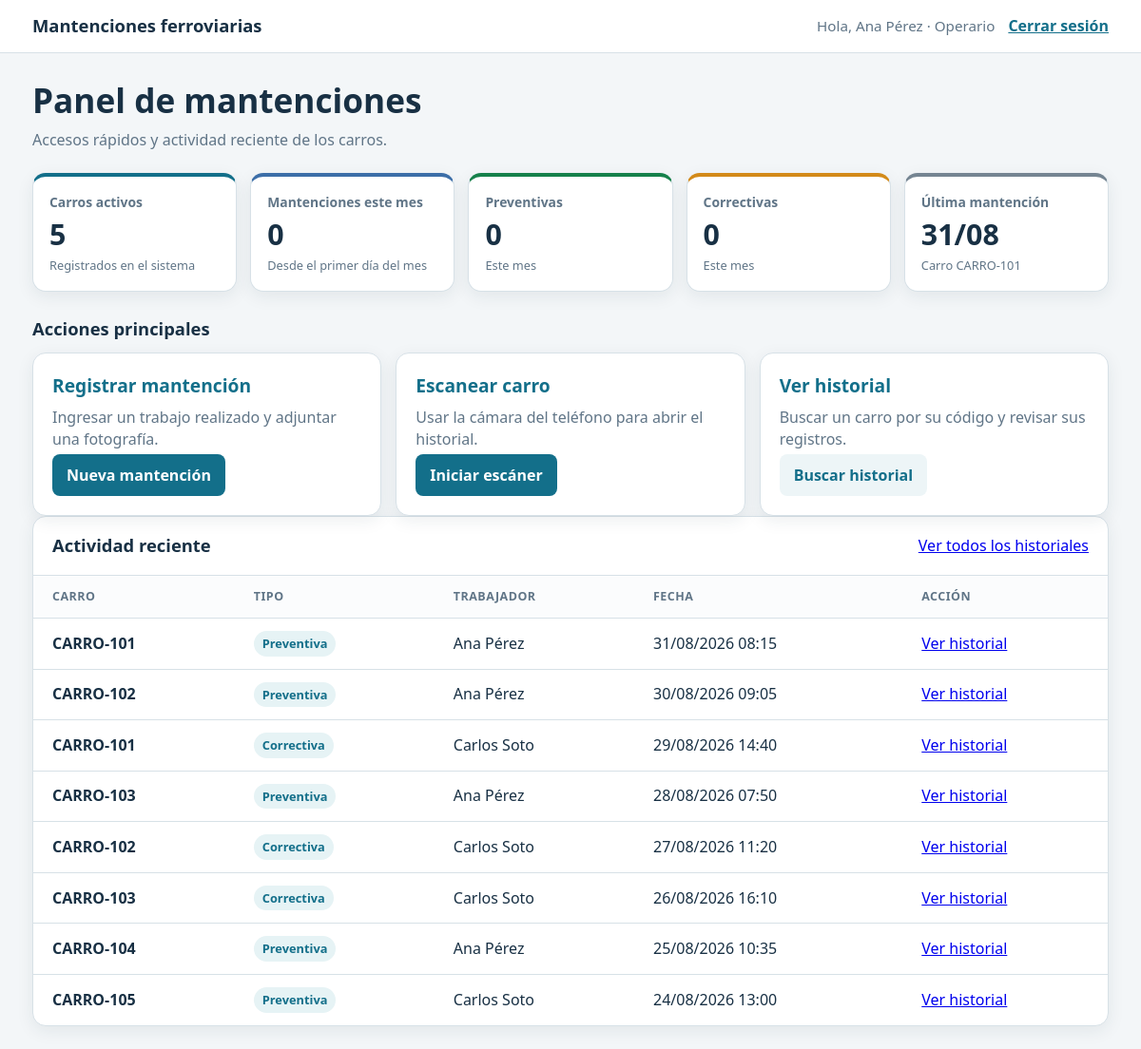
/panel.php (signed in), run on an earlier commit of the app's database.
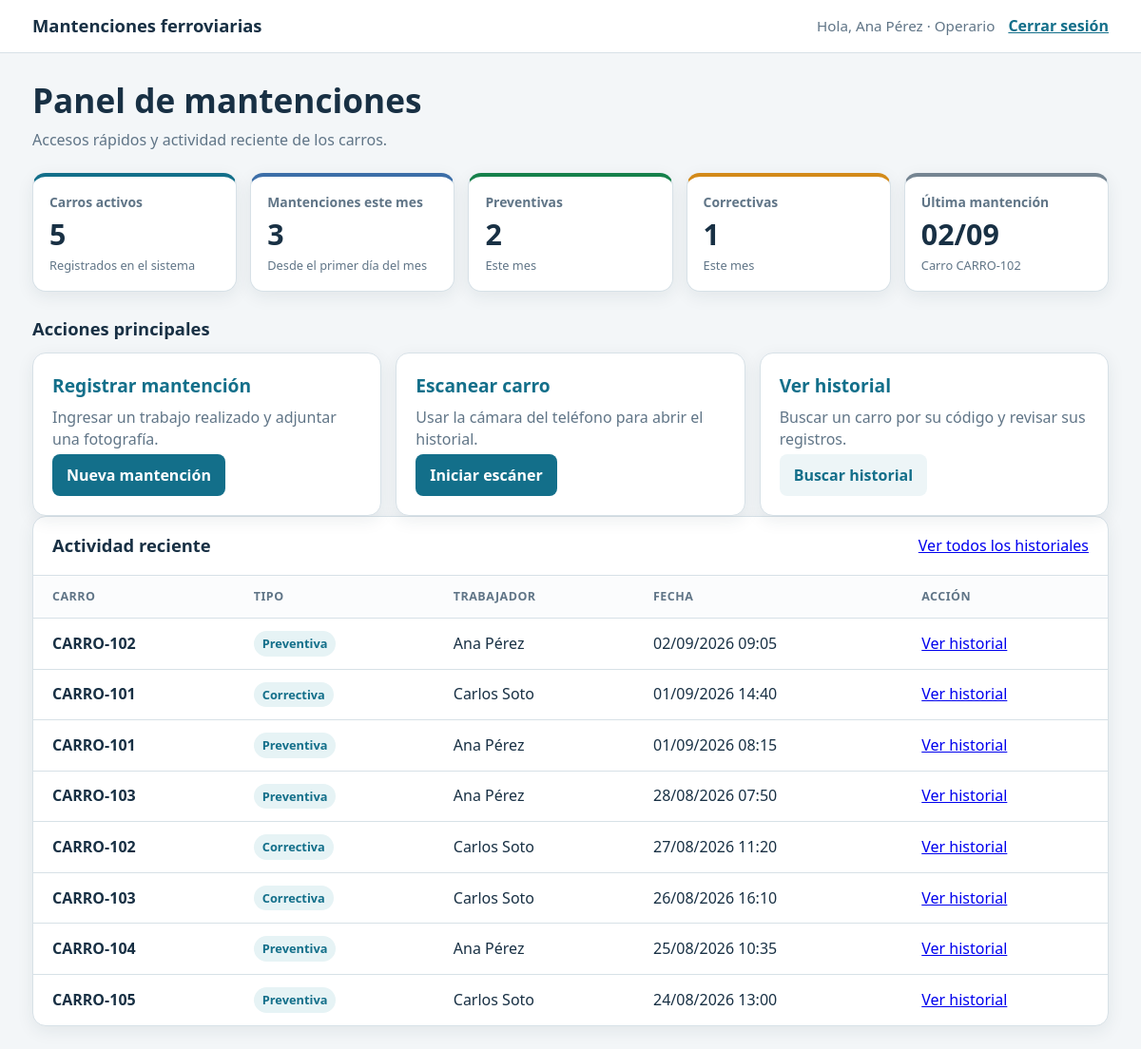
And on a later commit of the database.
### tables this page shows
CREATE TABLE IF NOT EXISTS usuarios (
  id INT UNSIGNED AUTO_INCREMENT PRIMARY KEY,
  nombre VARCHAR(120) NOT NULL,
  correo VARCHAR(190) NOT NULL UNIQUE,
  password_hash VARCHAR(255) NOT NULL,
  rol ENUM('operario','supervisor') NOT NULL DEFAULT 'operario',
  activo TINYINT(1) NOT NULL DEFAULT 1,
  creado_en TIMESTAMP NOT NULL DEFAULT CURRENT_TIMESTAMP
);

CREATE TABLE IF NOT EXISTS mantenciones (
  id BIGINT UNSIGNED AUTO_INCREMENT PRIMARY KEY,
  carro_id INT UNSIGNED NOT NULL,
  usuario_id INT UNSIGNED NOT NULL,
  tipo ENUM('Preventiva','Correctiva') NOT NULL,
  descripcion TEXT NOT NULL,
  foto VARCHAR(255) NULL,
  realizada_en TIMESTAMP NOT NULL DEFAULT CURRENT_TIMESTAMP,
  CONSTRAINT fk_mant_carro FOREIGN KEY (carro_id) REFERENCES carros(id) ON DELETE RESTRICT ON UPDATE CASCADE,
  CONSTRAINT fk_mant_usuario FOREIGN KEY (usuario_id) REFERENCES usuarios(id) ON DELETE RESTRICT ON UPDATE CASCADE,
  INDEX idx_mant_carro_fecha (carro_id, realizada_en)
);

CREATE TABLE IF NOT EXISTS carros (
  id INT UNSIGNED AUTO_INCREMENT PRIMARY KEY,
  codigo VARCHAR(80) NOT NULL UNIQUE,
  descripcion VARCHAR(255) NULL,
  ubicacion VARCHAR(120) NULL,
  activo TINYINT(1) NOT NULL DEFAULT 1,
  creado_en TIMESTAMP NOT NULL DEFAULT CURRENT_TIMESTAMP
);

### db.php (called while the page is built, shortened)
<?php
function db(): PDO
{
    static $pdo = null;
    if ($pdo instanceof PDO) {
        return $pdo;
    }
    $dsn = 'mysql:host=' . DB_HOST . ';dbname=' . DB_NAME . ';charset=utf8mb4';
    $pdo = new PDO($dsn, DB_USER, DB_PASS, [
        PDO::ATTR_ERRMODE => PDO::ERRMODE_EXCEPTION,
        PDO::ATTR_DEFAULT_FETCH_MODE => PDO::FETCH_ASSOC,
        PDO::ATTR_EMULATE_PREPARES => false,
    ]);
    return $pdo;
}
function e(?string $value): string
{
    return htmlspecialchars($value ?? '', ENT_QUOTES | ENT_SUBSTITUTE, 'UTF-8');
}

### auth.php (called while the page is built, shortened)
<?php
require_once __DIR__ . '/db.php';
function current_user(): ?array
{
    $stmt = db()->prepare('SELECT id, nombre, correo, rol FROM usuarios WHERE id = ? AND activo = 1');
    $stmt->execute([(int) $_SESSION['user_id']]);
    $user = $stmt->fetch() ?: null;
    return $user;
}
function require_login(): array
{
    $user = current_user();
    return $user;
}

### panel.php (the view, shortened to what this page needs)
<?php
require_once __DIR__ . '/auth.php';
$user = require_login();
$stats = ['carros'=>0,'mes'=>0,'preventivas'=>0,'correctivas'=>0];
$recentes = []; $ultima = null; $dbError = '';
try {
    $stats['carros'] = (int)db()->query('SELECT COUNT(*) FROM carros WHERE activo=1')->fetchColumn();
    $stmt = db()->query("SELECT COUNT(*) AS total, SUM(tipo='Preventiva') AS preventivas, SUM(tipo='Correctiva') AS correctivas FROM mantenciones WHERE realizada_en >= DATE_FORMAT(CURRENT_DATE(), '%Y-%m-01') AND realizada_en < DATE_FORMAT(DATE_ADD(CURRENT_DATE(), INTERVAL 1 MONTH), '%Y-%m-01')");
    $month = $stmt->fetch() ?: [];
    $stats['mes'] = (int)($month['total'] ?? 0); $stats['preventivas'] = (int)($month['preventivas'] ?? 0); $stats['correctivas'] = (int)($month['correctivas'] ?? 0);
    $ultima = db()->query('SELECT m.realizada_en, c.codigo FROM mantenciones m JOIN carros c ON c.id=m.carro_id ORDER BY m.realizada_en DESC, m.id DESC LIMIT 1')->fetch() ?: null;
    $recentes = db()->query('SELECT m.id, m.tipo, m.realizada_en, c.codigo, u.nombre AS trabajador FROM mantenciones m JOIN carros c ON c.id=m.carro_id JOIN usuarios u ON u.id=m.usuario_id ORDER BY m.realizada_en DESC, m.id DESC LIMIT 8')->fetchAll();
} catch (PDOException $exception) {
    $dbError = 'No se pudieron cargar los indicadores. Verifica la conexión con la base de datos.';
}
?><!doctype html><html lang="es"><head><meta charset="utf-8"><meta name="viewport" content="width=device-width,initial-scale=1"><title>Panel de mantenciones</title><link rel="stylesheet" href="assets/css/app.css"></head><body>
<header class="topbar"><div class="topbar-inner"><a class="brand" href="panel.php">Mantenciones ferroviarias</a><div class="user-area"><span class="user-name">Hola, <?=e($user['nombre'])?> · <?=e(ucfirst($user['rol']))?></span><a class="logout" href="logout.php">Cerrar sesión</a></div></div></header>
<main class="wrap"><div class="page-heading"><div><h1>Panel de mantenciones</h1><p>Accesos rápidos y actividad reciente de los carros.</p></div></div>
<?php if($dbError):?><div class="error" role="alert"><?=e($dbError)?></div><?php endif;?><section class="metrics" aria-label="Indicadores del sistema"><article class="metric teal"><span class="metric-label">Carros activos</span><strong class="metric-value"><?=number_format($stats['carros'],0,',','.')?></strong><span class="metric-note">Registrados en el sistema</span></article><article class="metric blue"><span class="metric-label">Mantenciones este mes</span><strong class="metric-value"><?=number_format($stats['mes'],0,',','.')?></strong><span class="metric-note">Desde el primer día del mes</span></article><article class="metric green"><span class="metric-label">Preventivas</span><strong class="metric-value"><?=number_format($stats['preventivas'],0,',','.')?></strong><span class="metric-note">Este mes</span></article><article class="metric amber"><span class="metric-label">Correctivas</span><strong class="metric-value"><?=number_format($stats['correctivas'],0,',','.')?></strong><span class="metric-note">Este mes</span></article><article class="metric neutral"><span class="metric-label">Última mantención</span><strong class="metric-value"><?= $ultima ? e(date('d/m',strtotime($ultima['realizada_en']))) : '—' ?></strong><span class="metric-note"><?= $ultima ? 'Carro '.e($ultima['codigo']) : 'Sin registros todavía' ?></span></article></section>
<h2 class="section-title">Acciones principales</h2><section class="actions-grid"><a class="action-card" href="index.php"><h3>Registrar mantención</h3><p>Ingresar un trabajo realizado y adjuntar una fotografía.</p><span class="button">Nueva mantención</span></a><a class="action-card" href="escanear.php"><h3>Escanear carro</h3><p>Usar la cámara del teléfono para abrir el historial.</p><span class="button">Iniciar escáner</span></a><a class="action-card" href="historial.php"><h3>Ver historial</h3><p>Buscar un carro por su código y revisar sus registros.</p><span class="button secondary">Buscar historial</span></a></section>
<section class="recent" aria-labelledby="recent-title"><div class="recent-header"><h2 id="recent-title">Actividad reciente</h2><a href="historial.php">Ver todos los historiales</a></div><?php if(!$recentes):?><div class="empty">Todavía no hay mantenciones registradas.</div><?php else:?><div class="table-wrap"><table><thead><tr><th>Carro</th><th>Tipo</th><th>Trabajador</th><th>Fecha</th><th>Acción</th></tr></thead><tbody><?php foreach($recentes as $item):?><tr><td data-label="Carro"><strong><?=e($item['codigo'])?></strong></td><td data-label="Tipo"><span class="type"><?=e($item['tipo'])?></span></td><td data-label="Trabajador"><?=e($item['trabajador'])?></td><td data-label="Fecha"><?=e(date('d/m/Y H:i',strtotime($item['realizada_en'])))?></td><td><a href="historial.php?carro=<?=rawurlencode($item['codigo'])?>">Ver historial</a></td></tr><?php endforeach;?></tbody></table></div><?php endif;?></section></main></body></html>

### assets/css/app.css (style rules this page uses)
:root { --navy:#183044;--teal:#136f8a;--teal-dark:#0c5369;--bg:#f3f6f8;--surface:#fff;--line:#d7e1e7;--muted:#607587;--green:#16814b;--amber:#a86600;--shadow:0 5px 18px rgba(24,48,68,.08) }
* { box-sizing:border-box }
body { margin:0;background:var(--bg);color:var(--navy);font:16px/1.45 system-ui,-apple-system,BlinkMacSystemFont,"Segoe UI",sans-serif }
.wrap { width:min(1180px,100%);margin:auto;padding:24px }
.topbar { background:var(--surface);border-bottom:1px solid var(--line) }
.topbar-inner { width:min(1180px,100%);margin:auto;padding:14px 24px;display:flex;align-items:center;justify-content:space-between;gap:18px }
.brand { font-size:1.15rem;font-weight:800;color:var(--navy);text-decoration:none }
.user-area { display:flex;align-items:center;gap:14px;flex-wrap:wrap }
.user-name { color:var(--muted);font-size:.95rem }
.logout { color:var(--teal);font-weight:700 }
.page-heading { display:flex;justify-content:space-between;align-items:end;gap:20px;margin-bottom:22px }
.page-heading h1 { margin:0;font-size:clamp(1.65rem,3vw,2.2rem) }
.page-heading p { margin:.35rem 0 0;color:var(--muted) }
.metrics { display:grid;grid-template-columns:repeat(5,minmax(0,1fr));gap:14px;margin-bottom:24px }
.metric,.action-card,.recent { background:var(--surface);border:1px solid var(--line);border-radius:14px;box-shadow:var(--shadow) }
.metric { padding:17px;min-height:112px }
.metric-label { display:block;color:var(--muted);font-size:.87rem;font-weight:700 }
.metric-value { display:block;margin-top:7px;font-size:1.9rem;font-weight:800;line-height:1.1 }
.metric-note { display:block;margin-top:7px;color:var(--muted);font-size:.8rem;white-space:nowrap;overflow:hidden;text-overflow:ellipsis }
.metric.teal { border-top:4px solid var(--teal) }
.metric.green { border-top:4px solid var(--green) }
.metric.amber { border-top:4px solid #d38a19 }
.metric.blue { border-top:4px solid #3c6ea8 }
.metric.neutral { border-top:4px solid #758592 }
.section-title { margin:26px 0 12px;font-size:1.15rem }
.actions-grid { display:grid;grid-template-columns:repeat(3,minmax(0,1fr));gap:15px }
.action-card { padding:20px;text-decoration:none;color:inherit;display:flex;min-height:172px;flex-direction:column;align-items:flex-start;transition:transform .15s ease,box-shadow .15s ease }
.action-card h3 { margin:0 0 8px;color:var(--teal);font-size:1.2rem }
.action-card p { margin:0;color:var(--muted);flex:1 }
.button { display:inline-flex;align-items:center;justify-content:center;min-height:44px;padding:9px 15px;border-radius:8px;background:var(--teal);color:#fff;font-weight:800;text-decoration:none;border:0 }
.button.secondary { background:#edf5f7;color:var(--teal) }
.recent { overflow:hidden }
.recent-header { padding:17px 20px;border-bottom:1px solid var(--line);display:flex;justify-content:space-between;align-items:center;gap:12px }
.recent-header h2 { margin:0;font-size:1.15rem }
.table-wrap { overflow-x:auto }
.recent table { width:100%;border-collapse:collapse }
.recent th,.recent td { text-align:left;padding:13px 20px;border-bottom:1px solid var(--line);vertical-align:middle }
.recent th { font-size:.78rem;text-transform:uppercase;letter-spacing:.04em;color:var(--muted);background:#fbfcfd }
.recent tr:last-child td { border-bottom:0 }
.type { display:inline-block;padding:4px 9px;border-radius:999px;background:#e6f3f5;color:var(--teal);font-size:.8rem;font-weight:800 }

What changed in the data, as far as the page shows it:
changed mantenciones (number 1 of 8 on the later page): realizada_en "30/08/2026 09:05" → "02/09/2026 09:05"
changed mantenciones (number 2 of 8 on the later page): realizada_en "29/08/2026 14:40" → "01/09/2026 14:40"
changed mantenciones (number 3 of 8 on the later page): realizada_en "31/08/2026 08:15" → "01/09/2026 08:15"; moves down the list
Also different on the page:
$stats['mes']: "0" → "3"
$stats['preventivas']: "0" → "2"
$stats['correctivas']: "0" → "1"
date('d/m',strtotime($ultima['realizada_en'])): "31/08" → "02/09"
$ultima['codigo']: "CARRO-101" → "CARRO-102"
